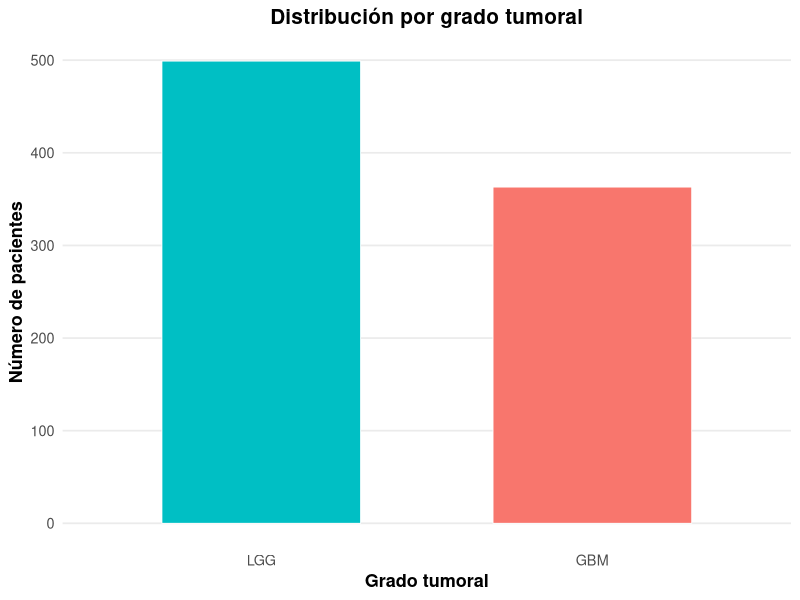
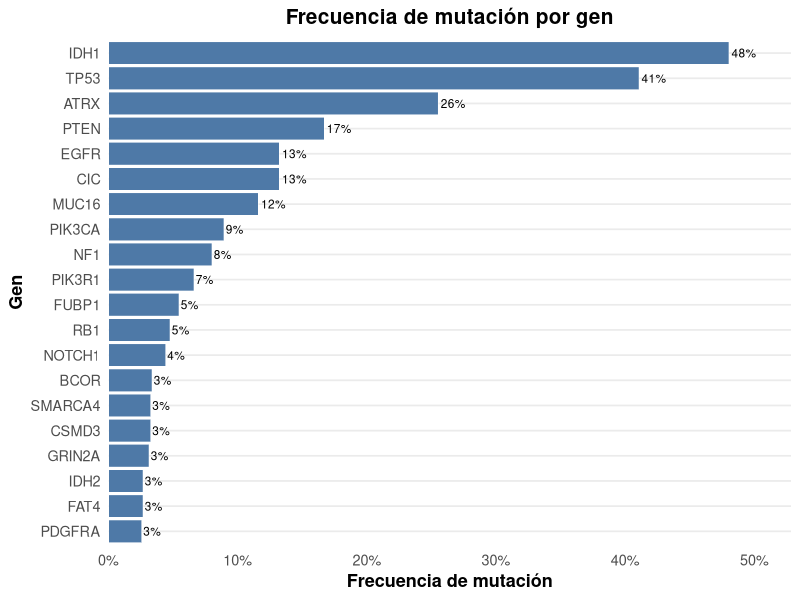
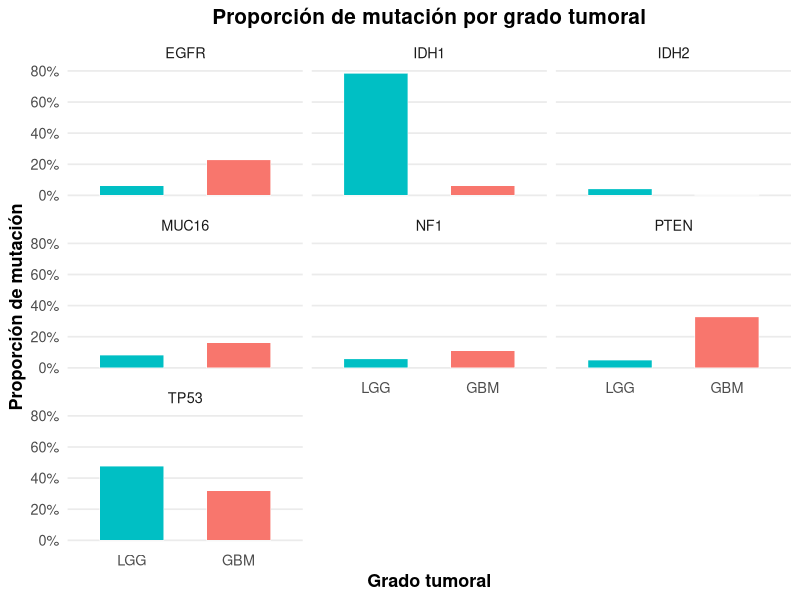
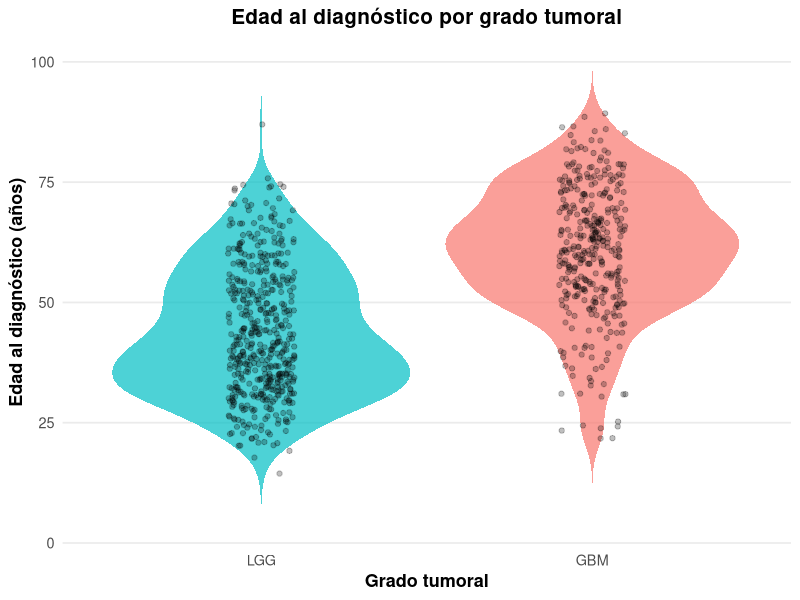
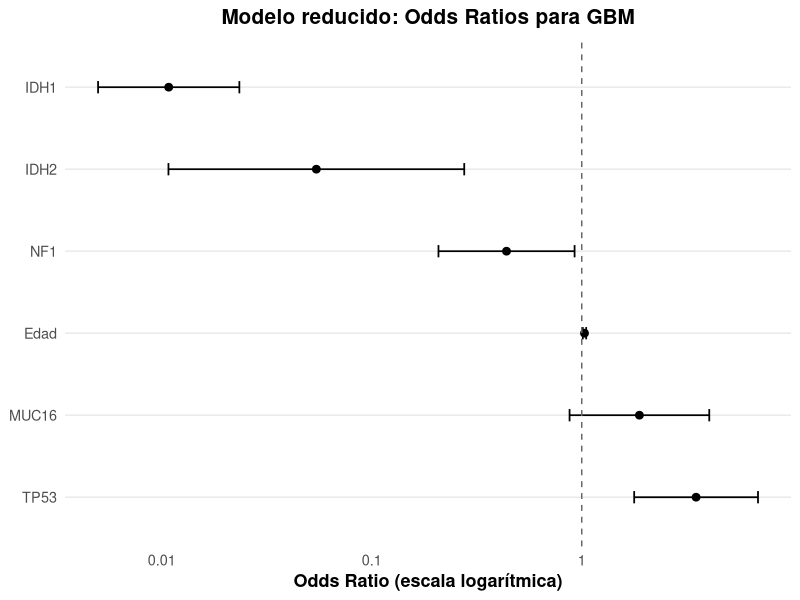
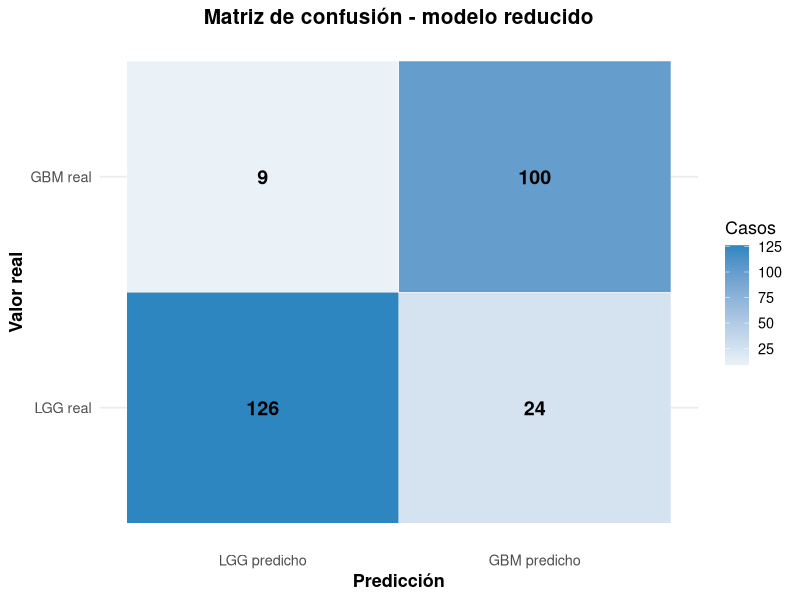
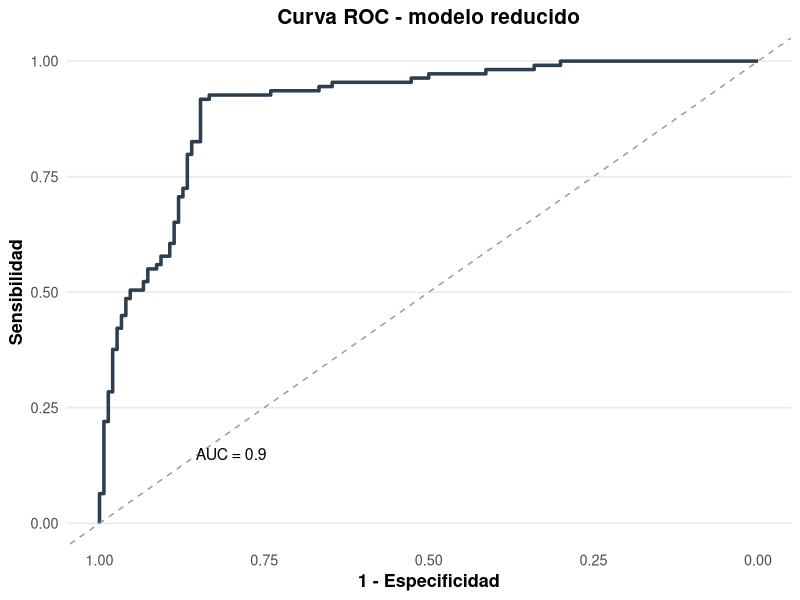
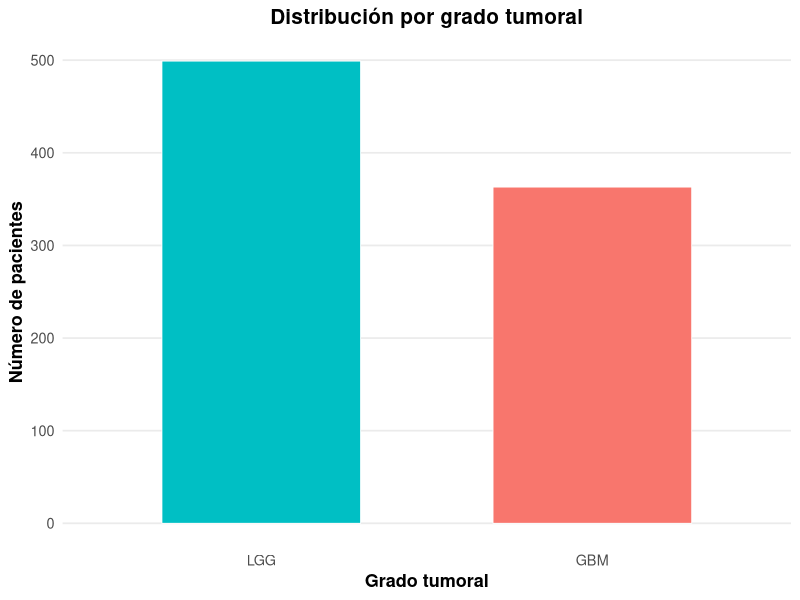

Here is the R script that generated these plots, in order:
############################################################
# Figuras para el proyecto de predicción mutacional
# de grado tumoral en gliomas
############################################################

# 1. Paquetes -------------------------------------------------------------

packages <- c("tidyverse", "pROC", "forcats", "scales")

for (p in packages) {
  if (!require(p, character.only = TRUE)) {
    install.packages(p)
    library(p, character.only = TRUE)
  }
}

# 2. Cargar datos procesados ----------------------------------------------

df_model <- read.csv("../data/processed/df_model_clean.csv", stringsAsFactors = FALSE)

pred_df <- read.csv("../data/processed/model_predictions.csv", stringsAsFactors = FALSE)

or_reduced <- read.csv("../data/processed/or_reduced.csv", stringsAsFactors = FALSE)

# 3. Tema general y colores -----------------------------------------------

col_lgg <- "#00BFC4"
col_gbm <- "#F8766D"

theme_set(
  theme_minimal(base_size = 13) +
    theme(
      plot.title = element_text(face = "bold", hjust = 0.5, size = 15),
      axis.title = element_text(face = "bold"),
      panel.grid.minor = element_blank(),
      panel.grid.major.x = element_blank()
    )
)

# 4. Preparación de datos -------------------------------------------------

df_model <- df_model %>%
  mutate(
    Grade = ifelse(Grade_bin == 0, "LGG", "GBM"),
    Grade = factor(Grade, levels = c("LGG", "GBM"))
  )

gene_bin_cols <- df_model %>%
  select(ends_with("_bin")) %>%
  select(-Grade_bin) %>%
  colnames()

# 5. Figura 1: Distribución por grado tumoral -----------------------------

fig1 <- df_model %>%
  count(Grade) %>%
  ggplot(aes(x = Grade, y = n, fill = Grade)) +
  geom_col(width = 0.6, colour = "white", linewidth = 0.3) +
  scale_fill_manual(values = c("LGG" = col_lgg, "GBM" = col_gbm)) +
  labs(
    title = "Distribución por grado tumoral",
    x = "Grado tumoral",
    y = "Número de pacientes"
  ) +
  theme(legend.position = "none")

fig1

ggsave(
  "../figures/distribucion_grado_tumoral.png",
  fig1,
  width = 5,
  height = 4,
  dpi = 300
)

# 6. Figura 2: Frecuencia de mutación por gen -----------------------------

mut_rates <- colMeans(df_model[, gene_bin_cols])

mut_df <- tibble(
  gene = names(mut_rates),
  freq = as.numeric(mut_rates)
) %>%
  mutate(
    gene = gsub("_bin", "", gene),
    label = percent(freq, accuracy = 1)
  )

fig2 <- mut_df %>%
  ggplot(aes(x = reorder(gene, freq), y = freq)) +
  geom_col(fill = "#4E79A7", colour = "white", linewidth = 0.2) +
  coord_flip() +
  geom_text(aes(label = label), hjust = -0.1, size = 3) +
  scale_y_continuous(
    labels = percent_format(accuracy = 1),
    expand = expansion(mult = c(0, 0.1))
  ) +
  labs(
    title = "Frecuencia de mutación por gen",
    x = "Gen",
    y = "Frecuencia de mutación"
  )

fig2

ggsave(
  "../figures/frecuencia_mutacion_por_gen.png",
  fig2,
  width = 7,
  height = 5,
  dpi = 300
)

# 7. Figura 3: Proporción de mutación por grado ---------------------------

genes_interest <- c(
  "IDH1_bin", "IDH2_bin", "TP53_bin",
  "MUC16_bin", "NF1_bin", "PTEN_bin", "EGFR_bin"
)

df_long <- df_model %>%
  select(Grade, all_of(genes_interest)) %>%
  pivot_longer(
    cols = -Grade,
    names_to = "gene",
    values_to = "mut"
  ) %>%
  group_by(Grade, gene) %>%
  summarise(prop_mut = mean(mut), .groups = "drop") %>%
  mutate(
    gene = gsub("_bin", "", gene)
  )

fig3 <- df_long %>%
  ggplot(aes(x = Grade, y = prop_mut, fill = Grade)) +
  geom_col(width = 0.6, colour = "white", linewidth = 0.2) +
  scale_fill_manual(values = c("LGG" = col_lgg, "GBM" = col_gbm)) +
  facet_wrap(~ gene, ncol = 3) +
  scale_y_continuous(labels = percent_format(accuracy = 1)) +
  labs(
    title = "Proporción de mutación por grado tumoral",
    x = "Grado tumoral",
    y = "Proporción de mutación"
  ) +
  theme(legend.position = "none")

fig3

ggsave(
  "../figures/proporcion_mutacion_por_grado.png",
  fig3,
  width = 7,
  height = 5,
  dpi = 300
)

# 8. Figura 4: Edad por grado tumoral ------------------------------------

fig4 <- df_model %>%
  filter(Age_years > 0) %>%
  ggplot(aes(x = Grade, y = Age_years, fill = Grade)) +
  geom_violin(trim = FALSE, alpha = 0.7, colour = NA) +
  geom_jitter(width = 0.1, alpha = 0.25, size = 1.5, colour = "black") +
  scale_fill_manual(values = c("LGG" = col_lgg, "GBM" = col_gbm)) +
  labs(
    title = "Edad al diagnóstico por grado tumoral",
    x = "Grado tumoral",
    y = "Edad al diagnóstico (años)"
  ) +
  theme(legend.position = "none")

fig4

ggsave(
  "../figures/edad_por_grado_tumoral.png",
  fig4,
  width = 5,
  height = 4,
  dpi = 300
)

# 9. Figura 5: Odds Ratios del modelo reducido ----------------------------

or_plot_df <- or_reduced %>%
  filter(term != "const") %>%
  mutate(
    term_label = recode(
      term,
      "Age_years" = "Edad",
      "IDH1_bin" = "IDH1",
      "IDH2_bin" = "IDH2",
      "TP53_bin" = "TP53",
      "MUC16_bin" = "MUC16",
      "NF1_bin" = "NF1",
      .default = term
    ),
    term_label = factor(
      term_label,
      levels = c("TP53", "MUC16", "Edad", "NF1", "IDH2", "IDH1")
    )
  )

fig5 <- or_plot_df %>%
  ggplot(aes(x = OR, y = term_label)) +
  geom_point(size = 2.3) +
  geom_errorbarh(
    aes(xmin = CI_low, xmax = CI_high),
    height = 0.15,
    linewidth = 0.6
  ) +
  geom_vline(xintercept = 1, linetype = "dashed", colour = "grey40") +
  scale_x_log10(
    breaks = c(0.01, 0.1, 1, 10),
    labels = c("0.01", "0.1", "1", "10")
  ) +
  labs(
    title = "Modelo reducido: Odds Ratios para GBM",
    x = "Odds Ratio (escala logarítmica)",
    y = NULL
  )

fig5

ggsave(
  "../figures/odds_ratios_modelo_reducido.png",
  fig5,
  width = 6,
  height = 4,
  dpi = 300
)

# 10. Figura 6: Matriz de confusión --------------------------------------

cm <- table(
  Real = pred_df$Grade_bin,
  Predicted = pred_df$pred_red
)

cm_df <- as.data.frame(cm) %>%
  mutate(
    Real = factor(
      Real,
      levels = c(0, 1),
      labels = c("LGG real", "GBM real")
    ),
    Predicted = factor(
      Predicted,
      levels = c(0, 1),
      labels = c("LGG predicho", "GBM predicho")
    )
  )

fig6 <- ggplot(cm_df, aes(x = Predicted, y = Real, fill = Freq)) +
  geom_tile(colour = "white") +
  geom_text(aes(label = Freq), size = 5, fontface = "bold", colour = "black") +
  scale_fill_gradient(low = "#EAF2F8", high = "#2E86C1") +
  labs(
    title = "Matriz de confusión - modelo reducido",
    x = "Predicción",
    y = "Valor real",
    fill = "Casos"
  ) +
  theme(legend.position = "right")

fig6

ggsave(
  "../figures/matriz_confusion_modelo_reducido.png",
  fig6,
  width = 5,
  height = 4,
  dpi = 300
)

# 11. Figura 7: Curva ROC -------------------------------------------------

roc_red <- pROC::roc(pred_df$Grade_bin, pred_df$prob_red)

auc_red <- pROC::auc(roc_red)

fig7 <- ggroc(roc_red, size = 1.2, colour = "#2C3E50") +
  geom_abline(
    slope = 1,
    intercept = 1,
    linetype = "dashed",
    colour = "grey60"
  ) +
  annotate(
    "text",
    x = 0.8,
    y = 0.15,
    label = paste("AUC =", round(auc_red, 2)),
    size = 4
  ) +
  labs(
    title = "Curva ROC - modelo reducido",
    x = "1 - Especificidad",
    y = "Sensibilidad"
  )

fig7

ggsave(
  "../figures/curva_roc_modelo_reducido.png",
  fig7,
  width = 5,
  height = 4,
  dpi = 300
)

############################################################
# Fin del script
############################################################
